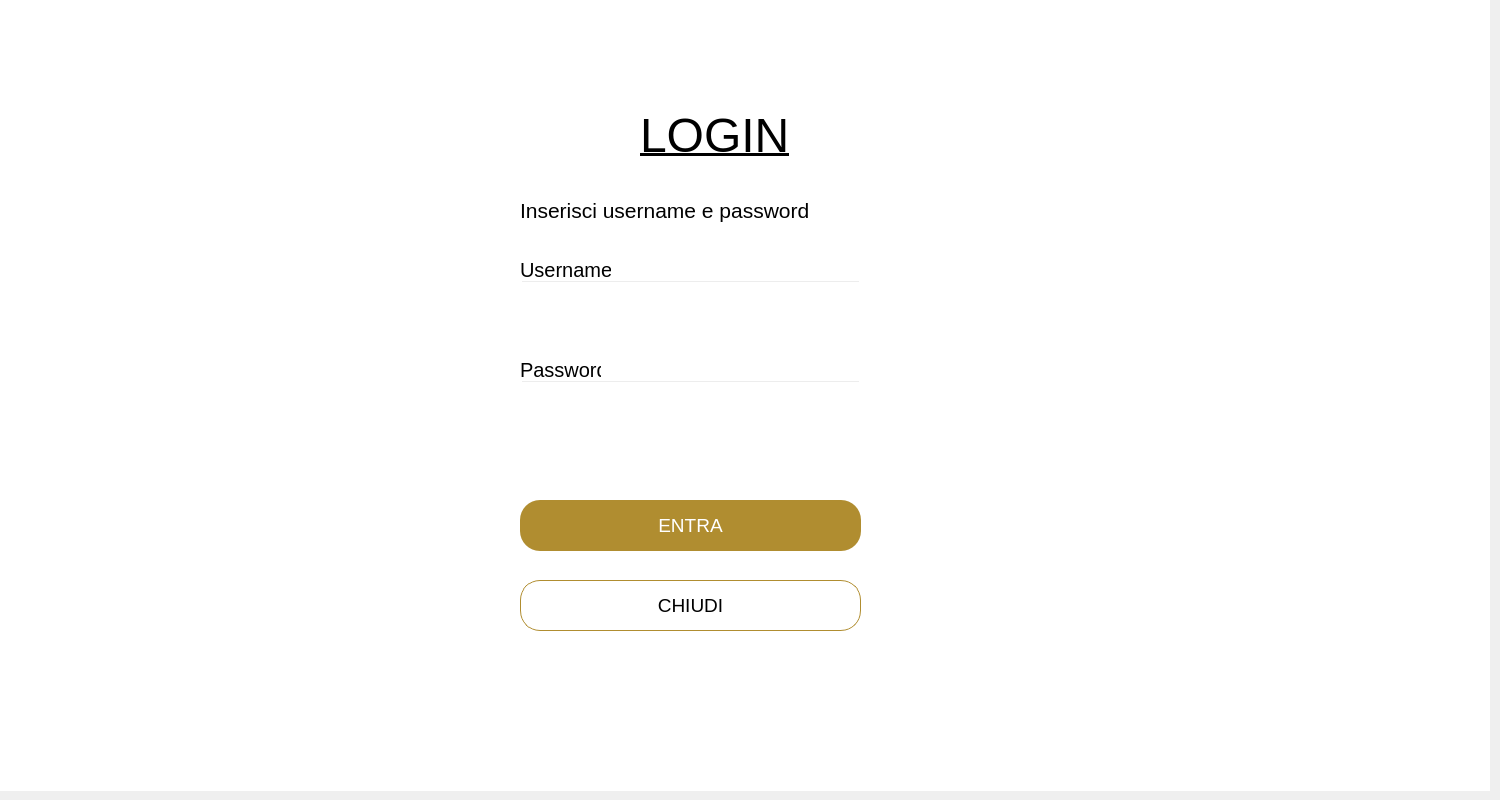
<?xml version="1.0" encoding="UTF-8"?>
<ui version="4.0">
 <class>Dialog</class>
 <widget class="QDialog" name="Dialog">
  <property name="geometry">
   <rect>
    <x>0</x>
    <y>0</y>
    <width>1500</width>
    <height>800</height>
   </rect>
  </property>
  <property name="windowTitle">
   <string>Dialog</string>
  </property>
  <widget class="QWidget" name="bgwidget" native="true">
   <property name="geometry">
    <rect>
     <x>-10</x>
     <y>-10</y>
     <width>1500</width>
     <height>801</height>
    </rect>
   </property>
   <property name="styleSheet">
    <string notr="true">background-color: rgb(255, 255, 255);</string>
   </property>
   <widget class="QLabel" name="label">
    <property name="geometry">
     <rect>
      <x>650</x>
      <y>110</y>
      <width>171</width>
      <height>71</height>
     </rect>
    </property>
    <property name="font">
     <font>
      <pointsize>36</pointsize>
      <weight>50</weight>
      <italic>false</italic>
      <bold>false</bold>
      <underline>true</underline>
     </font>
    </property>
    <property name="styleSheet">
     <string notr="true">font: 36pt; 
color:rgb(0, 0, 0)</string>
    </property>
    <property name="text">
     <string>LOGIN</string>
    </property>
   </widget>
   <widget class="QLabel" name="label_2">
    <property name="geometry">
     <rect>
      <x>530</x>
      <y>200</y>
      <width>391</width>
      <height>41</height>
     </rect>
    </property>
    <property name="styleSheet">
     <string notr="true">font: 16pt;
color:rgb(0, 0, 0)</string>
    </property>
    <property name="text">
     <string>Inserisci username e password</string>
    </property>
   </widget>
   <widget class="QPushButton" name="login">
    <property name="geometry">
     <rect>
      <x>530</x>
      <y>510</y>
      <width>341</width>
      <height>51</height>
     </rect>
    </property>
    <property name="styleSheet">
     <string notr="true">border-radius:20px;
background-color: rgb(176, 141, 48);
font: 14pt;
color: rgb(255, 255, 255);</string>
    </property>
    <property name="text">
     <string>ENTRA</string>
    </property>
    <property name="checkable">
     <bool>false</bool>
    </property>
   </widget>
   <widget class="QLineEdit" name="emailfield">
    <property name="geometry">
     <rect>
      <x>530</x>
      <y>290</y>
      <width>341</width>
      <height>51</height>
     </rect>
    </property>
    <property name="styleSheet">
     <string notr="true">background-color:rgba(0,0,0,0);
font: 12pt;
color:rgb(0, 0, 0);</string>
    </property>
   </widget>
   <widget class="QLineEdit" name="passwordfield">
    <property name="geometry">
     <rect>
      <x>530</x>
      <y>390</y>
      <width>341</width>
      <height>51</height>
     </rect>
    </property>
    <property name="styleSheet">
     <string notr="true">background-color:rgba(0,0,0,0);
font: 12pt;
color:rgb(0, 0, 0);</string>
    </property>
   </widget>
   <widget class="QLabel" name="label_3">
    <property name="geometry">
     <rect>
      <x>530</x>
      <y>270</y>
      <width>91</width>
      <height>20</height>
     </rect>
    </property>
    <property name="styleSheet">
     <string notr="true">font: 15pt;
color:rgb(0, 0, 0)</string>
    </property>
    <property name="text">
     <string>Username</string>
    </property>
   </widget>
   <widget class="QLabel" name="label_4">
    <property name="geometry">
     <rect>
      <x>530</x>
      <y>370</y>
      <width>81</width>
      <height>20</height>
     </rect>
    </property>
    <property name="styleSheet">
     <string notr="true">font: 15pt;
color:rgb(0, 0, 0)</string>
    </property>
    <property name="text">
     <string>Password</string>
    </property>
   </widget>
   <widget class="QLabel" name="error">
    <property name="geometry">
     <rect>
      <x>530</x>
      <y>456</y>
      <width>341</width>
      <height>20</height>
     </rect>
    </property>
    <property name="font">
     <font>
      <family>MS Shell Dlg 2</family>
      <pointsize>18</pointsize>
      <weight>50</weight>
      <italic>false</italic>
      <bold>false</bold>
     </font>
    </property>
    <property name="styleSheet">
     <string notr="true">font: 18pt &quot;MS Shell Dlg 2&quot;; color:red;</string>
    </property>
    <property name="text">
     <string/>
    </property>
   </widget>
   <widget class="QPushButton" name="esci">
    <property name="geometry">
     <rect>
      <x>530</x>
      <y>590</y>
      <width>341</width>
      <height>51</height>
     </rect>
    </property>
    <property name="styleSheet">
     <string notr="true">border-radius:20px;
font: 14pt;
border: 1px solid rgb(176, 141, 48);</string>
    </property>
    <property name="text">
     <string>CHIUDI</string>
    </property>
   </widget>
  </widget>
 </widget>
 <resources>
  <include location="source.qrc"/>
 </resources>
 <connections/>
</ui>
